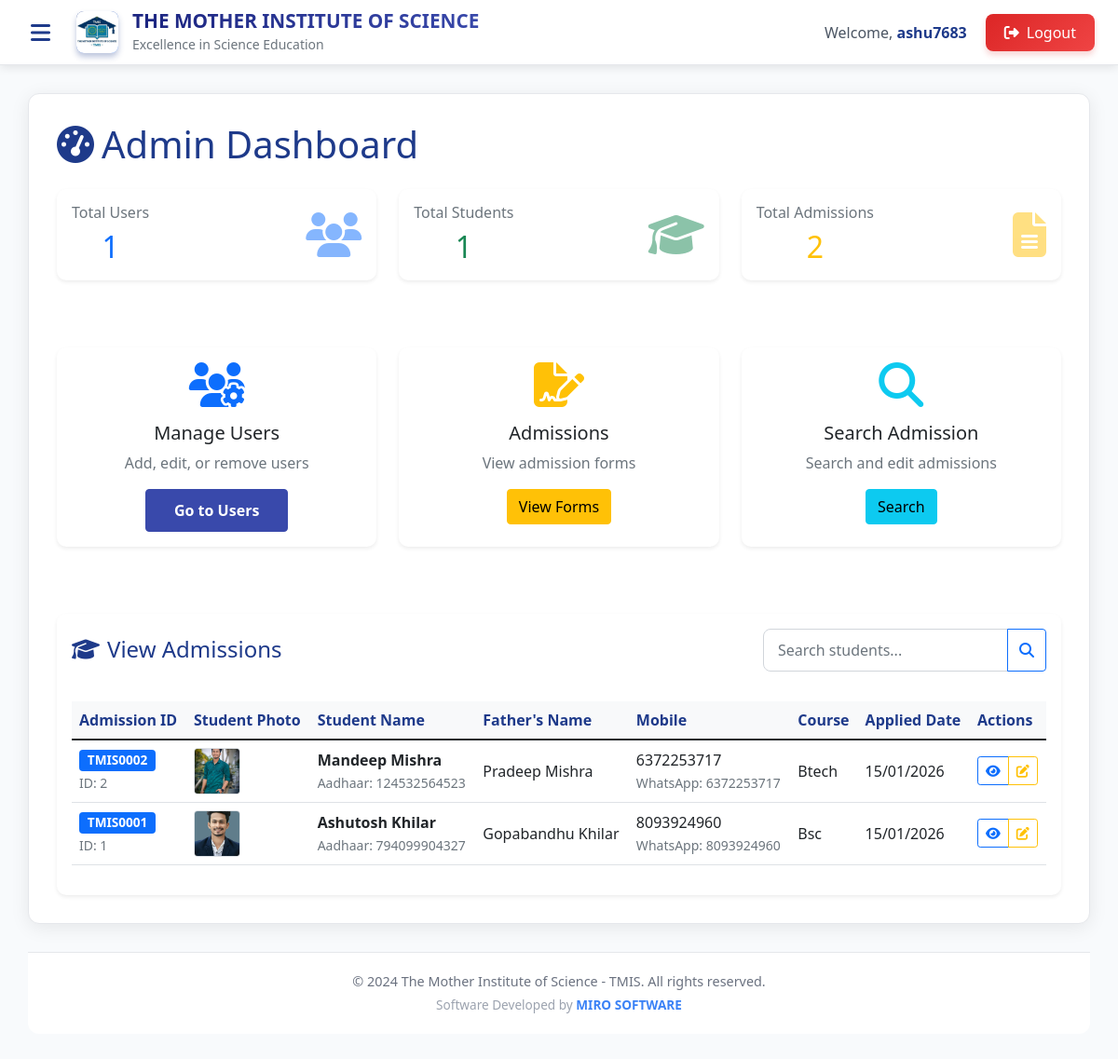
/admin-dashboard/ (signed in), run on an earlier commit of the app's database.
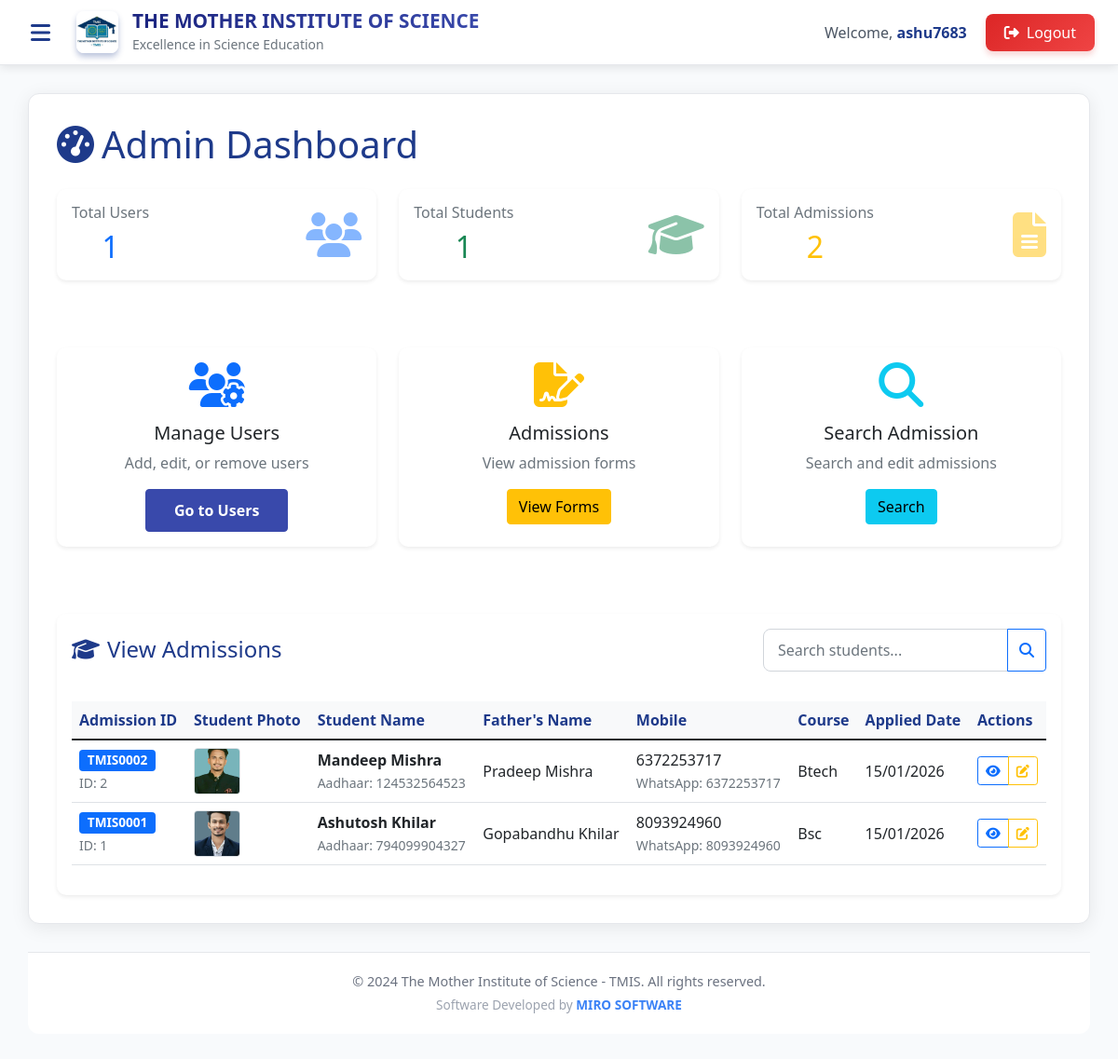
And on a later commit of the database.
### institute/models.py (models this page shows, shortened)
class Admission(models.Model):
    admission_id = models.CharField(max_length=20, unique=True, blank=True, null=True, verbose_name="Admission ID")
    student_image = models.ImageField(upload_to='student_images/', blank=True, null=True, verbose_name="Student Photo")
    student_name = models.CharField(max_length=100)
    father_name = models.CharField(max_length=100)
    mother_name = models.CharField(max_length=100)
    date_of_birth = models.DateField()
    mobile_number = models.CharField(max_length=15)
    address = models.TextField()
    adhaar_number = models.CharField(max_length=20)
    whatsapp_number = models.CharField(max_length=15)
    blood_group = models.CharField(max_length=5)
    category = models.CharField(max_length=50)
    college_name = models.CharField(max_length=200)
    board_name = models.CharField(max_length=100)
    college_roll_no = models.CharField(max_length=50)
    batch = models.CharField(max_length=50)
    eleventh_year = models.CharField(max_length=10)
    twelfth_year = models.CharField(max_length=10)
    course = models.CharField(max_length=100)
    enrolled_for = models.CharField(max_length=100)
    sams_login_id = models.CharField(max_length=100, blank=True)
    sams_password = models.CharField(max_length=100, blank=True)
    pen_number = models.CharField(max_length=100, blank=True)
    apaar_id = models.CharField(max_length=100, blank=True)
    visitor1_name = models.CharField(max_length=100, blank=True)
    visitor1_relation = models.CharField(max_length=100, blank=True)
    visitor1_contact = models.CharField(max_length=15, blank=True)
    visitor2_name = models.CharField(max_length=100, blank=True)
    visitor2_relation = models.CharField(max_length=100, blank=True)
    visitor2_contact = models.CharField(max_length=15, blank=True)
    hostel_fees = models.DecimalField(max_digits=10, decimal_places=2, default=0)
    academics_accommodation = models.TextField(blank=True)
    admitted_college_fees = models.DecimalField(max_digits=10, decimal_places=2, default=0)
    college_dress = models.CharField(max_length=100, blank=True)
    books = models.CharField(max_length=100, blank=True)
    college_transportation = models.CharField(max_length=100, blank=True)
    tms_dress = models.CharField(max_length=100, blank=True)
    installment1 = models.DecimalField(max_digits=10, decimal_places=2, default=0)
    installment2 = models.DecimalField(max_digits=10, decimal_places=2, default=0)
    installment3 = models.DecimalField(max_digits=10, decimal_places=2, default=0)
    installment4 = models.DecimalField(max_digits=10, decimal_places=2, default=0)
    installment5 = models.DecimalField(max_digits=10, decimal_places=2, default=0)
    installment6 = models.DecimalField(max_digits=10, decimal_places=2, default=0)
    tms_fees = models.DecimalField(max_digits=10, decimal_places=2, default=0)
    guardian_signature = models.CharField(max_length=100, blank=True)
    student_signature = models.CharField(max_length=100, blank=True)
    tms_signature = models.CharField(max_length=100, blank=True)
    created_at = models.DateTimeField(auto_now_add=True)
    updated_at = models.DateTimeField(auto_now=True)
    submitted_by = models.ForeignKey(CustomUser, on_delete=models.SET_NULL, null=True, blank=True)

### institute/views.py (the view, shortened to what this page needs)
# urls.py: path('admin-dashboard/', views.admin_dashboard, name='admin_dashboard'),
@login_required
def admin_dashboard(request):
    if request.user.user_type != 'admin':
        return redirect('home')
    total_users = CustomUser.objects.exclude(user_type='admin').count()
    total_students = CustomUser.objects.filter(user_type='student').count()
    total_admissions = Admission.objects.count()
    admissions_list = Admission.objects.all().order_by('-created_at')
    search_query = request.GET.get('search', '')
    page = request.GET.get('page', 1)
    paginator = Paginator(admissions_list, 10)  # Show 10 admissions per page
    try:
        admissions = paginator.page(page)
    except PageNotAnInteger:
        admissions = paginator.page(1)
    except EmptyPage:
        admissions = paginator.page(paginator.num_pages)
    context = {
        'total_users': total_users,
        'total_students': total_students,
        'total_admissions': total_admissions,
        'admissions': admissions,
        'search_query': search_query,
    }
    return render(request, 'institute/admin_dashboard.html', context)

### templates/institute/admin_dashboard.html (shortened to what the changed rows need)
{% extends 'institute/base.html' %}
{% block content %}
<div class="content-card">
    <h1 class="mb-4" style="color: #1e3a8a;">
        <i class="fas fa-tachometer-alt me-2"></i>Admin Dashboard
    </h1>
    <div class="row mb-5">
        <div class="col-md-4 mb-4">
            <div class="card border-0 shadow-sm h-100">
                <div class="card-body text-center">
                    <div class="d-flex justify-content-between align-items-center">
                        <div>
                            <h2 class="card-text text-primary">{{ total_users }}</h2>
                        </div>
                    </div>
                </div>
            </div>
        </div>
        <div class="col-md-4 mb-4">
            <div class="card border-0 shadow-sm h-100">
                <div class="card-body text-center">
                    <div class="d-flex justify-content-between align-items-center">
                        <div>
                            <h2 class="card-text text-success">{{ total_students }}</h2>
                        </div>
                    </div>
                </div>
            </div>
        </div>
        <div class="col-md-4 mb-4">
            <div class="card border-0 shadow-sm h-100">
                <div class="card-body text-center">
                    <div class="d-flex justify-content-between align-items-center">
                        <div>
                            <h2 class="card-text text-warning">{{ total_admissions }}</h2>
                        </div>
                    </div>
                </div>
            </div>
        </div>
    </div>
    <div class="card border-0 shadow-sm">
        <div class="card-body">
            {% if admissions %}
            <div class="table-responsive">
                <table class="table table-hover" id="admissionsTable">
                    <thead class="table-light">
                        <tr>
                            <th>Admission ID</th>
                            <th>Student Photo</th>
                            <th>Student Name</th>
                            <th>Father's Name</th>
                            <th>Mobile</th>
                            <th>Course</th>
                            <th>Applied Date</th>
                            <th>Actions</th>
                        </tr>
                    </thead>
                    <tbody>
                        {% for admission in admissions %}
                        <tr>
                            <td>
                                <span class="badge bg-primary">{{ admission.admission_id|default:"None" }}</span>
                                <br><small class="text-muted">ID: {{ admission.id }}</small>
                            </td>
                            <td>
                                {% if admission.student_image %}
                                <img src="{{ admission.student_image.url }}"
                                        alt="{{ admission.student_name }}"
                                        class="student-photo-thumb"
                                        data-bs-toggle="modal"
                                        data-bs-target="#studentDetailsModal"
                                        data-id="{{ admission.id }}"
                                        style="cursor: pointer;">
                                {% else %}
                                <div class="no-photo-thumb" style="width: 50px; height: 50px; background: #f8f9fa; border-radius: 4px; display: flex; align-items: center; justify-content: center;">
                                    <i class="fas fa-user text-muted"></i>
                                </div>
                                {% endif %}
                            </td>
                            <td>
                                <strong>{{ admission.student_name }}</strong>
                                {% if admission.adhaar_number %}
                                <br><small class="text-muted">Aadhaar: {{ admission.adhaar_number }}</small>
                                {% endif %}
                            </td>
                            <td>{{ admission.father_name }}</td>
                            <td>
                                {{ admission.mobile_number }}
                                {% if admission.whatsapp_number %}
                                <br><small class="text-muted">WhatsApp: {{ admission.whatsapp_number }}</small>
                                {% endif %}
                            </td>
                            <td>{{ admission.course }}</td>
                            <td>{{ admission.created_at|date:"d/m/Y" }}</td>
                            <td>
                                <div class="btn-group btn-group-sm" role="group">
                                    <button type="button" class="btn btn-outline-primary view-details-btn"
                                            data-bs-toggle="modal"
                                            data-bs-target="#studentDetailsModal"
                                            data-id="{{ admission.id }}"
                                            data-admission-id="{{ admission.admission_id|default:'' }}"
                                            data-name="{{ admission.student_name }}"
                                            data-father="{{ admission.father_name }}"
                                            data-mother="{{ admission.mother_name }}"
                                            data-dob="{{ admission.date_of_birth|date:'Y-m-d' }}"
                                            data-mobile="{{ admission.mobile_number }}"
                                            data-whatsapp="{{ admission.whatsapp_number|default:'' }}"
                                            data-aadhaar="{{ admission.adhaar_number|default:'' }}"
                                            data-address="{{ admission.address }}"
                                            data-blood="{{ admission.blood_group|default:'' }}"
                                            data-category="{{ admission.category|default:'' }}"
                                            data-course="{{ admission.course }}"
                                            data-college="{{ admission.college_name|default:'' }}"
                                            data-board="{{ admission.board_name|default:'' }}"
                                            data-roll="{{ admission.college_roll_no|default:'' }}"
                                            data-batch="{{ admission.batch|default:'' }}"
                                            data-eleventh="{{ admission.eleventh_year|default:'' }}"
                                            data-twelfth="{{ admission.twelfth_year|default:'' }}"
                                            data-enrolled="{{ admission.enrolled_for|default:'' }}"
                                            data-samsid="{{ admission.sams_login_id|default:'' }}"
                                            data-samspass="{{ admission.sams_password|default:'' }}"
                                            data-hostel="{{ admission.hostel_fees|default:'0' }}"
                                            data-tms="{{ admission.tms_fees|default:'0' }}"
                                            data-collegefees="{{ admission.admitted_college_fees|default:'0' }}"
                                            data-transport="{{ admission.college_transportation|default:'' }}"
                                            data-date="{{ admission.created_at|date:'d/m/Y' }}"
                                            data-image="{% if admission.student_image %}{{ admission.student_image.url }}{% endif %}">
                                        <i class="fas fa-eye"></i>
                                    </button>
                                    <a href="{% url 'search_admission' %}?search={{ admission.admission_id|default:admission.student_name }}"
                                        class="btn btn-outline-warning">
                                        <i class="fas fa-edit"></i>
                                    </a>
                                </div>
                            </td>
                        </tr>
                        {% endfor %}
                    </tbody>
                </table>
            </div>
            {% endif %}
        </div>
    </div>
</div>
{% endblock %}

What changed in the data, as far as the page shows it:
changed Admission "Mandeep Mishra": student_image: a different picture
